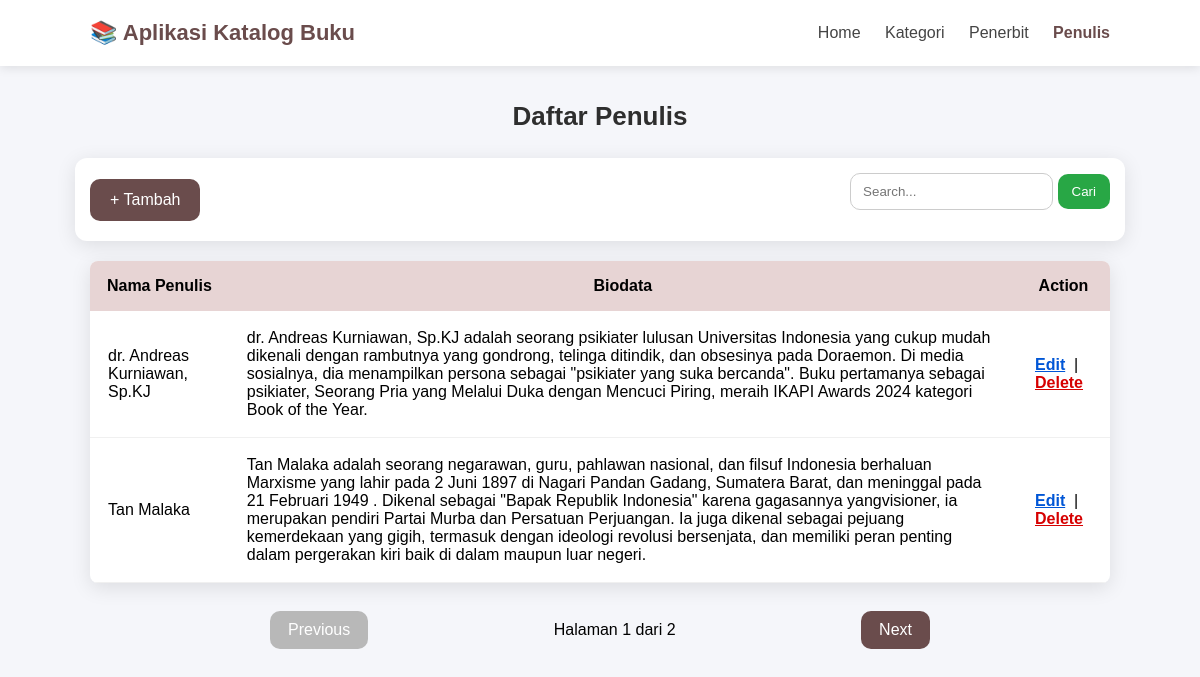
/penulis/index.php, run on the app's committed database.
### tables this page shows
CREATE TABLE `penulis` (
  `id_penulis` int(10) NOT NULL,
  `nama_penulis` varchar(100) NOT NULL,
  `biodata` text NOT NULL
);

### penulis/index.php (the view, shortened to what this page needs)
<?php
require_once("../dbConnection.php");
$limit = 2;
$page = isset($_GET['page']) ? $_GET['page'] : 1;
$start = ($page - 1) * $limit;
$keyword = isset($_GET['search']) ? $_GET['search'] : "";
$where = "";
$count = mysqli_query($mysqli,
    "SELECT COUNT(*) AS total FROM penulis $where"
);
$total = mysqli_fetch_assoc($count)['total'];
$total_page = ceil($total / $limit);
$result = mysqli_query($mysqli,
    "SELECT * FROM penulis $where ORDER BY id_penulis DESC LIMIT $start, $limit"
);
$prev = ($page > 1) ? $page - 1 : 1;
$next = ($page < $total_page) ? $page + 1 : $total_page;
?>
<html>
<head>
	<link rel="stylesheet" href="../style.css">
</head>
<body>
<div class="navbar">
    <div class="nav-container">
        <div class="logo">📚 Aplikasi Katalog Buku</div>
        <div class="menu">
            <a href="../index.php">Home</a>
            <a href="../kategori">Kategori</a>
            <a href="../penerbit">Penerbit</a>
            <a class="active" href="index.php">Penulis</a>
        </div>
    </div>
</div>
<h3>Daftar Penulis</h3>
<div class="top-bar">
    <a href="add.php" class="btn-add">+ Tambah</a>
    <form method="GET" class="form-search">
        <input type="text" name="search" placeholder="Search..." value="<?= $keyword ?>">
        <button type="submit">Cari</button>
    </form>
</div>
<table class="table-book">
    <tr>
        <th>Nama Penulis</th>
        <th>Biodata</th>
        <th>Action</th>
    </tr>
    <?php while ($res = mysqli_fetch_assoc($result)) { ?>
        <tr>
            <td><?= $res['nama_penulis'] ?></td>
            <td><?= $res['biodata'] ?></td>
            <td>
                <a class="edit" href="edit.php?id_penulis=<?= $res['id_penulis'] ?>">Edit</a>
                &nbsp;|&nbsp;
                <a class="delete" href="delete.php?id_penulis=<?= $res['id_penulis'] ?>"
                    onclick="return confirm('Yakin ingin menghapus?')">
                    Delete
                </a>
            </td>
        </tr>
    <?php } ?>
</table>
<br>
<div class="pagination-wrapper">
	<?php if ($page > 1): ?>
		<a href="?page=<?= $prev ?>&search=<?= $keyword ?>" class="pagination-btn">
			Previous
		</a>
	<?php else: ?>
		<a class="pagination-btn disabled">Previous</a>
	<?php endif; ?>
    <span class="page-info">Halaman <?= $page ?> dari <?= $total_page ?></span>
	<?php if ($page < $total_page): ?>
    <a href="?page=<?= $next ?>&search=<?= $keyword ?>" class="pagination-btn">
        Next
    </a>
	<?php else: ?>
		<a class="pagination-btn disabled">Next</a>
	<?php endif; ?>
</div>
</body>
</html>

### style.css (style rules this page uses)
body { font-family: 'Poppins', Arial, Helvetica, sans-serif; background: #f5f6fa; margin: 0; }
.navbar { background: #ffffff; padding: 20px 0; box-shadow: 0 2px 10px rgba(0,0,0,0.1); position: sticky; top: 0; z-index: 10; }
.nav-container { width: 85%; margin: auto; display: flex; justify-content: space-between; align-items: center; }
.logo { font-size: 22px; font-weight: 600; color: #6a4c4c; }
.menu a { margin-left: 20px; text-decoration: none; color: #444; font-weight: 500; transition: 0.3s; }
.menu a:hover, .menu a.active { color: #6a4c4c; font-weight: 600; }
h3 { text-align: center; margin-top: 35px; color: #2e2e2e; font-size: 26px; }
.top-bar { display: flex; justify-content: space-between; align-items: center; background: #fff; width: 85%; margin: 20px auto; padding: 15px; border-radius: 12px; box-shadow: 0 4px 20px rgba(0,0,0,0.1); }
.btn-add { background: #6a4c4c; color: white; padding: 12px 20px; border-radius: 10px; text-decoration: none; font-weight: 500; transition: 0.3s; }
.form-search input { padding: 10px 12px; border-radius: 10px; border: 1px solid #ccc; }
.form-search button { padding: 10px 14px; border: none; border-radius: 10px; background: #28a745; color: white; cursor: pointer; transition: .3s; }
.table-book { width: 85%; margin: 5px auto 10px auto; background: #ffffff; border-collapse: collapse; border-radius: 8px; overflow: hidden; box-shadow: 0 5px 20px rgba(0,0,0,0.1); }
.table-book th { background: #e7d4d4; padding: 16px; }
.table-book td { padding: 18px; border-bottom: 1px solid #f0f0f0; }
.edit { color: #0056d6; font-weight: 600; }
.delete { color: #d60000; font-weight: 600; }
.pagination-wrapper { display: flex; justify-content: space-between; width: 55%; margin: 0px auto; align-items: center; padding-bottom: 30px; }
.pagination-btn { background: #6a4c4c; color: white; padding: 10px 18px; border-radius: 10px; text-decoration: none; transition: .3s; }
.pagination-btn.disabled { background: #b8b8b8; pointer-events: none; }

### data on the page
penulis: nama_penulis "dr. Andreas Kurniawan, Sp.KJ", biodata "dr. Andreas Kurniawan, Sp.KJ adalah seorang psikiater lulusan Universitas Indonesia yang cukup mudah dikenali dengan rambutnya yang gondrong, telinga ditindik, dan obsesinya pada Doraemon. Di media sosialnya, dia menampilkan persona sebagai \"psikiater yang suka bercanda\". Buku pertamanya sebagai psikiater, Seorang Pria yang Melalui Duka dengan Mencuci Piring, meraih IKAPI Awards 2024 kategori Book of the Year."
penulis: nama_penulis "Tan Malaka", biodata "Tan Malaka adalah seorang negarawan, guru, pahlawan nasional, dan filsuf Indonesia berhaluan Marxisme yang lahir pada 2 Juni 1897 di Nagari Pandan Gadang, Sumatera Barat, dan meninggal pada 21 Februari 1949 . Dikenal sebagai \"Bapak Republik Indonesia\" karena gagasannya yangvisioner, ia merupakan pendiri Partai Murba dan Persatuan Perjuangan. Ia juga dikenal sebagai pejuang kemerdekaan yang gigih, termasuk dengan ideologi revolusi bersenjata, dan memiliki peran penting dalam pergerakan kiri baik di dalam maupun luar negeri."

### other printed values
$page "1"
$total_page "2"
